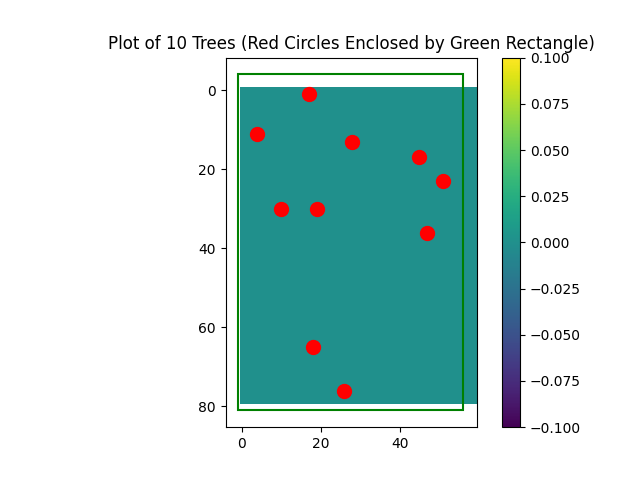

Write the Python code that produced this figure.
'''
task1.py - modified from demo1.py to complete Task 1

Student Name: 
Student ID  :

Version History:
 - 9/9/24 - original version of demo1.py
 - 11/9/24 - modifications for task1.py as follows:
     a. Added 10 Trees to the item list
     b. Plotted them using scatter with red circles
     c. Updated the plot title
     d. Saved the plot as task1.png
'''

import random
import numpy as np
import matplotlib.pyplot as plt
from canopy import *
from matplotlib.patches import Rectangle


def overlay(g, item):
    coords = item.get_topleft()
    size = item.get_size()
    g[coords[0]:coords[0]+size, coords[1]:coords[1]+size] = item.get_image()[:,:]

def main():
    xlim = 60
    ylim = 80
    grid = np.zeros((ylim, xlim))

    # Create a list to store 10 Tree objects
    trees = []

    # Loop to create 10 Tree objects and add them to the list
    for _ in range(10):
        # Random positions within the grid limits
        x = random.randint(0, xlim-1)
        y = random.randint(0, ylim-1)
        # Add each Tree to the list
        trees.append(Tree((x, y), "r", 100))

    # Plotting setup
    fig, ax = plt.subplots()
    img = ax.imshow(grid)  # Associate the colorbar with this image
    plt.colorbar(img)      # Pass the image to colorbar

    # Variables to track the boundaries of the enclosing rectangle
    min_x, max_x = xlim, 0
    min_y, max_y = ylim, 0

    # Loop to plot the 10 trees and calculate bounding box
    for tree in trees:
        x, y = tree.get_coord()
        ax.scatter(x, y, c='r', s=tree.get_size())

        # Update the boundaries for the enclosing rectangle
        min_x = min(min_x, x)
        max_x = max(max_x, x)
        min_y = min(min_y, y)
        max_y = max(max_y, y)

    # Add some padding to the rectangle
    padding = 5
    rect = Rectangle((min_x - padding, min_y - padding),
                     (max_x - min_x) + 2 * padding, 
                     (max_y - min_y) + 2 * padding, 
                     edgecolor='green', facecolor='none', linewidth=1.5)
    ax.add_patch(rect)

    # Update plot title
    plt.title("Plot of 10 Trees (Red Circles Enclosed by Green Rectangle)")

    # Save the plot as task1.png
    fig.savefig("task1.png")

    # Show the plot
    plt.show()

if __name__ == "__main__":
    main()
